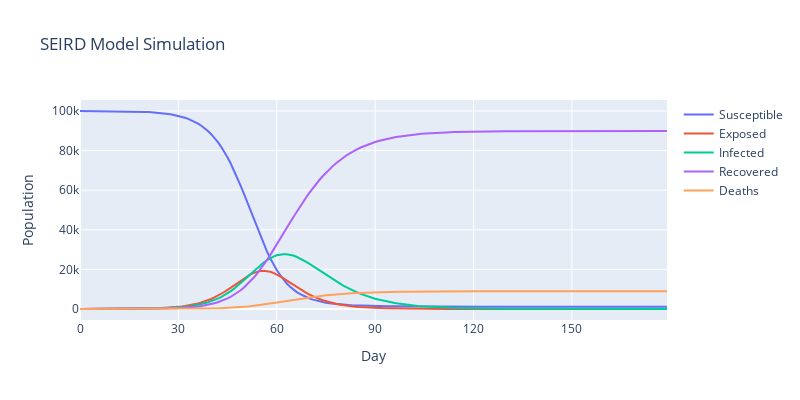
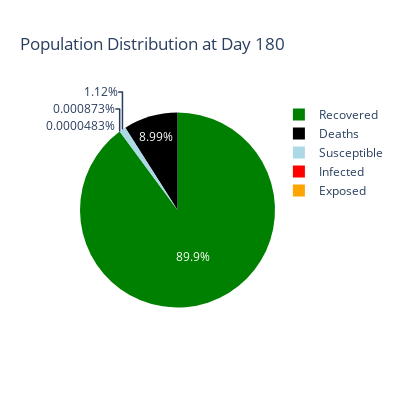
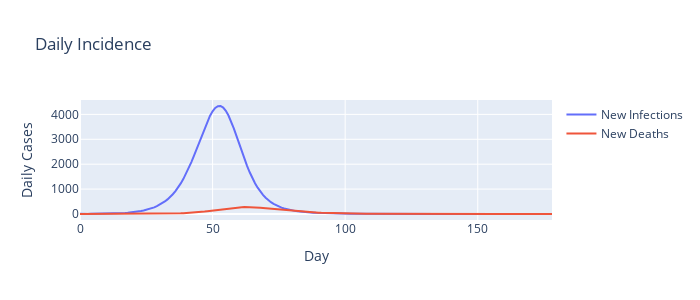

Notebook code for these charts, in order:
### Code cell
def add_pie_chart(S, E, I, R, D, days):
    # Valores finais
    final_values = [S[-1], E[-1], I[-1], R[-1], D[-1]]
    labels = ['Susceptible', 'Exposed', 'Infected', 'Recovered', 'Deaths']
    colors = ['lightblue', 'orange', 'red', 'green', 'black']
    
    fig_pie = go.Figure(data=[go.Pie(labels=labels, values=final_values, 
                                     marker_colors=colors)])
    fig_pie.update_layout(title=f'Population Distribution at Day {days}',
                         width=400, height=400)
    return fig_pie
def calculate_metrics(S, E, I, R, D, beta, gamma, mu, initN):
    # R0 (Número básico de reprodução)
    R0 = beta / (gamma + mu)
    
    # Pico de infectados
    peak_infected = max(I)
    peak_day = np.argmax(I)
    
    # Taxa de ataque final
    attack_rate = (initN - S[-1]) / initN * 100
    
    # Mortalidade final
    mortality_rate = D[-1] / initN * 100
    
    return {
        'R0': R0,
        'Peak Infected': int(peak_infected),
        'Peak Day': int(peak_day),
        'Attack Rate (%)': round(attack_rate, 2),
        'Mortality Rate (%)': round(mortality_rate, 4)
    }
def plot_daily_incidence(sol, tspan):
    S, E, I, R, D = sol[:, 0], sol[:, 1], sol[:, 2], sol[:, 3], sol[:, 4]
    
    # Calcular novos casos diários
    new_infections = np.diff(np.concatenate([[0], initN - S]))
    new_deaths = np.diff(np.concatenate([[0], D]))
    
    fig = go.Figure()
    fig.add_trace(go.Scatter(x=tspan[:-1], y=new_infections, 
                            mode='lines', name='New Infections'))
    fig.add_trace(go.Scatter(x=tspan[:-1], y=new_deaths, 
                            mode='lines', name='New Deaths'))
    
    fig.update_layout(title='Daily Incidence',
                     xaxis_title='Day',
                     yaxis_title='Daily Cases',
                     width=700, height=300)
    return fig
def main(initE, initI, initR, initD, initN, beta, sigma, gamma, mu, days):
    initial_conditions = [initE, initI, initR, initN, initD]
    params = [beta, sigma, gamma, mu]
    tspan = np.arange(0, days, 1)
    sol = ode_solver(tspan, initial_conditions, params)
    S, E, I, R, D = sol[:, 0], sol[:, 1], sol[:, 2], sol[:, 3], sol[:, 4]
    
    # Gráfico principal
    fig = go.Figure()
    fig.add_trace(go.Scatter(x=tspan, y=S, mode='lines', name='Susceptible'))
    fig.add_trace(go.Scatter(x=tspan, y=E, mode='lines', name='Exposed'))
    fig.add_trace(go.Scatter(x=tspan, y=I, mode='lines', name='Infected'))
    fig.add_trace(go.Scatter(x=tspan, y=R, mode='lines', name='Recovered'))
    fig.add_trace(go.Scatter(x=tspan, y=D, mode='lines', name='Deaths'))
    
    if days <= 30:
        step = 1
    elif days <= 90:
        step = 7
    else:
        step = 30
    
    fig.update_layout(title='SEIRD Model Simulation',
                     xaxis_title='Day',
                     yaxis_title='Population',
                     width=800, height=400)
    fig.update_xaxes(tickmode='array', tickvals=np.arange(0, days + 1, step))
    fig.show()
    
    # Métricas importantes
    metrics = calculate_metrics(S, E, I, R, D, beta, gamma, mu, initN)
    print("\n📊 Key Metrics:")
    for key, value in metrics.items():
        print(f"• {key}: {value}")
    
    # Gráfico de pizza (distribuição final)
    fig_pie = add_pie_chart(S, E, I, R, D, days)
    fig_pie.show()
    
    # Incidência diária
    if days > 7:  # Só mostrar se tiver dados suficientes
        fig_inc = plot_daily_incidence(sol, tspan)
        fig_inc.show()
main(initE, initI, initR, initD, initN, beta, sigma, gamma, mu, days)

### Figure 1 — Plotly figure (JSON) as saved in the notebook; plotly's stock layout.template omitted (floating-point values rounded to 4 significant figures; data arrays with more than 128 entries replaced by an {"elided": "..."} marker saying what was removed)
{"data": [{"mode": "lines", "name": "Susceptible", "type": "scatter", "x": {"elided": "180 int values"}, "y": {"elided": "180 float values"}}, {"mode": "lines", "name": "Exposed", "type": "scatter", "x": {"elided": "180 int values"}, "y": {"elided": "180 float values"}}, {"mode": "lines", "name": "Infected", "type": "scatter", "x": {"elided": "180 int values"}, "y": {"elided": "180 float values"}}, {"mode": "lines", "name": "Recovered", "type": "scatter", "x": {"elided": "180 int values"}, "y": {"elided": "180 float values"}}, {"mode": "lines", "name": "Deaths", "type": "scatter", "x": {"elided": "180 int values"}, "y": {"elided": "180 float values"}}], "layout": {"height": 400, "title": {"text": "SEIRD Model Simulation"}, "width": 800, "xaxis": {"tickmode": "array", "tickvals": [0, 30, 60, 90, 120, 150, 180], "title": {"text": "Day"}}, "yaxis": {"title": {"text": "Population"}}}}

### Figure 2 — Plotly figure (JSON) as saved in the notebook; plotly's stock layout.template omitted (floating-point values rounded to 4 significant figures)
{"data": [{"labels": ["Susceptible", "Exposed", "Infected", "Recovered", "Deaths"], "marker": {"colors": ["lightblue", "orange", "red", "green", "black"]}, "type": "pie", "values": [1117.0, 0.04827, 0.8735, 89890.0, 8989.0]}], "layout": {"height": 400, "title": {"text": "Population Distribution at Day 180"}, "width": 400}}

### Figure 3 — Plotly figure (JSON) as saved in the notebook; plotly's stock layout.template omitted (floating-point values rounded to 4 significant figures; data arrays with more than 128 entries replaced by an {"elided": "..."} marker saying what was removed)
{"data": [{"mode": "lines", "name": "New Infections", "type": "scatter", "x": {"elided": "179 int values"}, "y": {"elided": "180 float values"}}, {"mode": "lines", "name": "New Deaths", "type": "scatter", "x": {"elided": "179 int values"}, "y": {"elided": "180 float values"}}], "layout": {"height": 300, "title": {"text": "Daily Incidence"}, "width": 700, "xaxis": {"title": {"text": "Day"}}, "yaxis": {"title": {"text": "Daily Cases"}}}}
